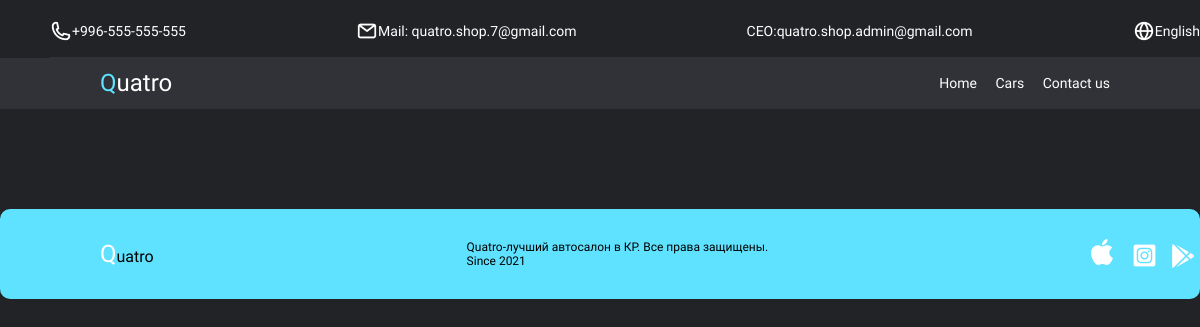
The app's page /list, older data.
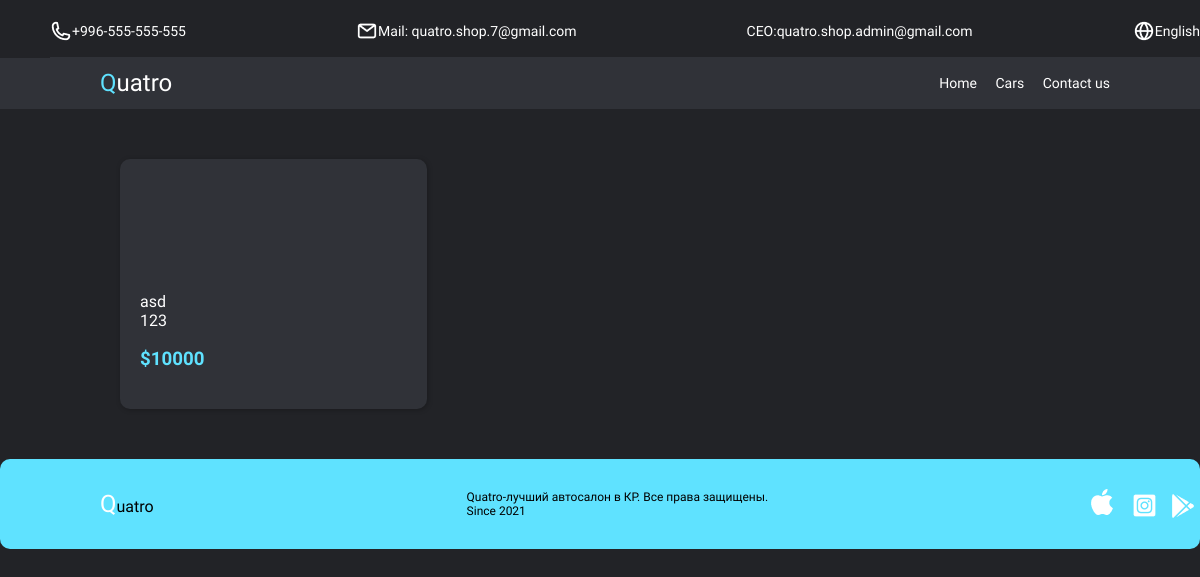
The same page, newer data.
### cars_items/models.py (models this page shows, shortened)
class Car(models.Model):
    class CarStatusChoices(models.TextChoices):
        Новый = 'Новый'
        БУ = 'Б/у'
        Скоро = 'Скоро будет'
    class CarTypesChoices(models.TextChoices):
        Автомобиль = 'Автомобиль'
        Электромобиль = 'Электромобиль'
        Мотоцикл = 'Мотоцикл'
    class CarGearboxesChoices(models.TextChoices):
        Автоматический = 'Автоматический'
        Механический = 'Механический'
        Неавтоматическая = 'Неавтоматическая'
    name = models.CharField(max_length = 50)
    price = models.IntegerField(null = True, blank = True)
    image = models.ImageField(upload_to = upload_rename('cars'), null = True, blank = True)
    description = models.TextField()
    publish_date = models.DateField(null = True, blank = True)
    brand = models.ForeignKey(Brand, on_delete = models.SET_NULL, null = True, blank = True)
    model_type = models.CharField(max_length = 50, null = True, blank = True)
    status = models.CharField(choices = CarStatusChoices.choices, default = CarStatusChoices.Скоро, max_length = 50)
    car_type = models.CharField(choices = CarTypesChoices.choices, default = CarTypesChoices.Автомобиль, max_length = 50)
    gearbox = models.CharField(choices = CarGearboxesChoices.choices, default = CarGearboxesChoices.Автоматический, max_length = 50)
    created_date = models.DateTimeField(auto_now_add = True)
    updated_date = models.DateTimeField(auto_now = True)
    class Meta:
        ordering = ['id']

### quatro_app/views.py (the view)
# urls.py: path('list', ListPage, name="list_page"),
def ListPage(request):
    print(request)
    items = Car.objects.all()
    return render(request, 'list.html', { 'items': items })

### templates/list.html (shortened to what this page needs)
<!DOCTYPE html>
<html>
<head>
    <link rel="stylesheet" href="static/css/autosalonstyle.css">
</head>
<body>
    <header class="header">
        <div class="container">
            <div class="header__iner">
                <div class="info">
                <img src="static/image/phone.png" alt="">
                +996-555-555-555</div>
                <div class="info__two"> <img src="static/image/message.png" alt=""> Mail: quatro.shop.7@gmail.com</div>
                <div class="info__two"> CEO:quatro.shop.admin@gmail.com</div>
                <div class="info"> <img src="static/image/lang.png" alt=""> English</div>
            </div>
        </div>
            <div class="header2">
                <div class="logo">
                    <p>
                        <span class="q">Q</span>uatro
                    </p>
                    <nav class="nav">
                        <a class="nav__link" href="/">Home</a>
                        <a class="nav__link" href="/list">Cars</a>
                        <a class="nav__link" href="/contact_us">Contact us</a>
                    </nav>
                </div>
            </div>
    </header>
        <div class="secondlist">
            <div class="secondlistinner">
                {% for item in items %}
                    <div class="listofcar">
                        <a class="carimg" href="/{{ item.id }}"><img  class="carimg" src="{{ item.image.url }}" alt=""></a>
                        <div class="textlistofcar">
                            <br>{{ item.name }}
                            <br>{{ item.description }}
                            <h3 class="priceauto">${{ item.price }}</h3>
                        </div>
                    </div>
                {% endfor %}
            </div>
        </div>
        <footer class="footer">
            <div class="footerinner">
            <div class="footer__link">
                <p>
                <span class="q_2">Q</span>uatro
                </p>
            </div>
            <div class="footer__link2">
                Quatro-лучший автосалон в КР.
                Все права защищены.<br class="br">Since 2021
            </div>
            <div class="iconsnav">
                <a href=""><img src="static/image/apple.png" alt=""></a>
                <a href=""><img src="static/image/instagram.png" alt=""></a>
                <a href=""><img src="static/image/play-store.png" alt=""></a>
            </div>
            </div>
        </footer>
</body>
</html>

Row changes from the older to the newer data that the page shows:
added Car: name "asd", description "123", price "10000"
